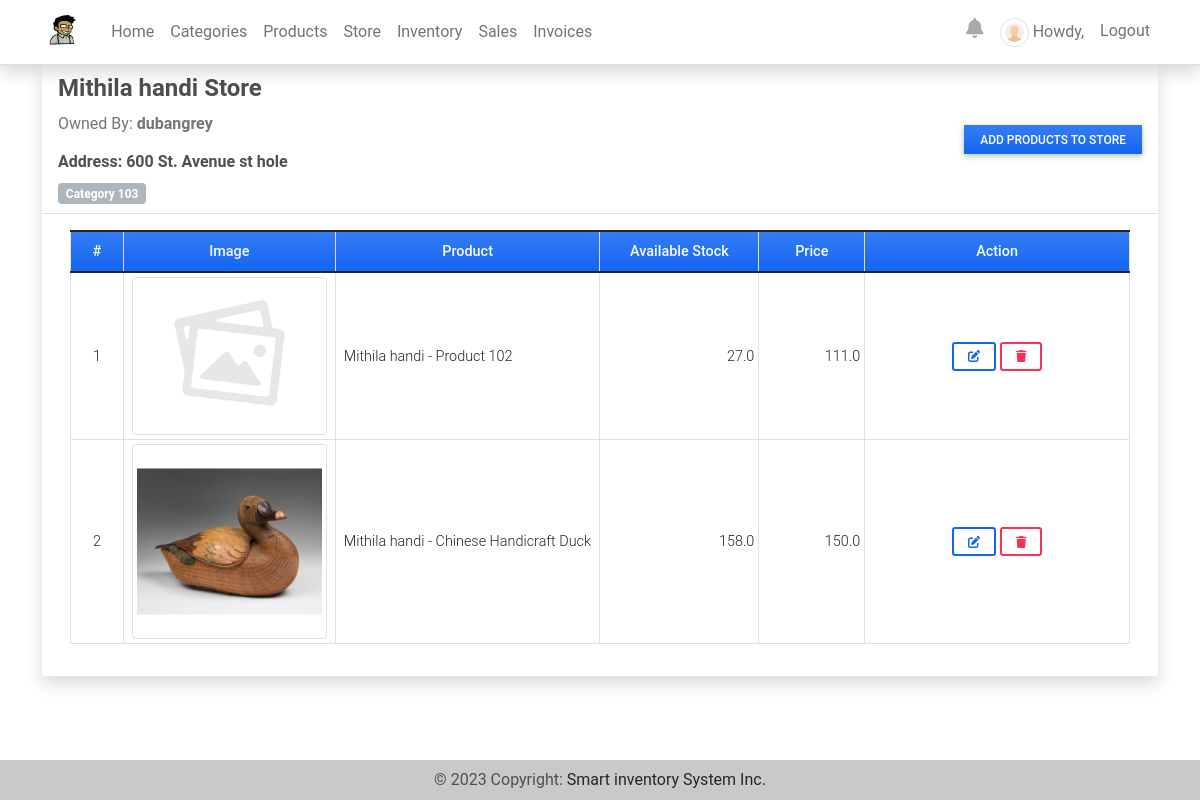
The page /store/1 (signed in) on the database its author committed.
### imsApp/models.py (models this page shows, shortened)
class Store(models.Model):
    name = models.CharField(max_length=250)
    address = models.TextField()
    category = models.ForeignKey(Category,on_delete=models.SET_NULL, null=True)
    products = models.ManyToManyField(Product, through='StoreProduct')
    date_created = models.DateTimeField(default=timezone.now)
    date_updated = models.DateTimeField(auto_now=True)
    owner = models.OneToOneField(User, default=1,on_delete=models.CASCADE ,blank=True, null=True)

class Category(models.Model):
    name = models.CharField(max_length=250)
    description = models.TextField()
    status = models.CharField(max_length=2, choices=(('1','Active'),('2','Inactive')), default=1)
    date_created = models.DateTimeField(default=timezone.now)
    date_updated = models.DateTimeField(auto_now=True)
    def __str__(self):
        return self.name

class StoreProduct(models.Model):
    store = models.ForeignKey(Store, on_delete=models.CASCADE)
    product = models.ForeignKey(Product, on_delete=models.CASCADE)
    stock = models.FloatField(default=0, blank=True, null=True)
    price = models.FloatField(default=0,blank=True, null=True)
    class Meta:
        unique_together = ["product","store"]
    def __str__(self):
        return f"{self.store.name} - {self.product.name}"

class Product(models.Model):
    code=models.CharField(max_length=100,blank=True, null=True)
    name=models.CharField(max_length=250,blank=True, null=True)
    description = models.TextField()
    price = models.FloatField(default=0)
    status = models.CharField(max_length=2, choices=(('1','Active'),('2','Inactive')), default=1)
    image = models.ImageField(upload_to='uploads/products/',default='default_product_image.png',blank=True, null=True)
    date_created = models.DateTimeField(default=timezone.now)
    date_updated = models.DateTimeField(auto_now=True)

### imsApp/views.py (the view, shortened to what this page needs)
# urls.py: path('store/<int:pk>',views.view_store,name='store-detail'),
@login_required
def view_store(request,pk=None):
    if not pk is None:
        store = get_object_or_404(Store, pk=pk)
    store_products = store.storeproduct_set.all()
    return render(request, 'view_store.html', {'page_title':"View Prodcuts to Store",'store': store, 'store_products': store_products})

### imsApp/templates/view_store.html (shortened to what this page needs)
{% extends 'base.html' %} {% load humanize %} {% block pageContent %}
<div class="col-lg-12 col-md-12 col-sm-12 col-xs-12">
    <div class="card card-default rounded-0 shadow ">
        <div class="card-header">
            <div class="d-flex w-100 align-items-center justify-content-between">
               <div>
                   <h4 class="card-title fw-bold">{{ store.name }} Store</h4>
                   <p class="text-muted font-weight-bold"><span class="font-weight-normal">Owned By:</span> {{ store.owner }}</p>
                   <div class="mt-1">
                       <h6 class="font-weight-bold">Address: {{ store.address }}</h5>
                   </div>
                   <span class="badge bg-secondary">{{ store.category }}</span>
               </div>
               {% if request.user.is_superuser %}
                <div>
                    <a class="btn btn-primary rounded-0 bg-gradient btn-sm" id='add_new'>Add Products to store</a>
                </div>
                {% endif %}
            </div>
        </div>
        <div class="card-body">
            <div class="container-fluid">
                <table class="table table-bordered" id="product-list">
                    <colgroup>
                        {% if request.user.is_superuser %}
                        <col width="5%">
                        <col width="20%">
                        <col width="25%">
                        <col width="15%">
                        <col width="10%">
                        <col width="25%">
                        {% else %}
                        <col width="5%">
                        <col width="20%">
                        <col width="30%">
                        <col width="30%">
                        <col width="15%">
                        {% endif %}
                    </colgroup>
                    <thead>
                        <tr class="bg-gradient bg-primary bg-opacity-50 text-light">
                            {% if request.user.is_superuser %}
                            <th class="px-1 py-2 text-center">#</th>
                            <th class="px-2 py-2 text-center">Image</th>
                            <th class="px-2 py-2 text-center">Product</th>
                            <th class="px-1 py-2 text-center">Available Stock</th>
                            <th class="px-1 py-2 text-center">Price</th>
                            <th class="px-2 py-2 text-center">Action</th>
                            {% else %}
                            <th class="px-1 py-2 text-center">#</th>
                            <th class="px-2 py-2 text-center">Image</th>
                            <th class="px-2 py-2 text-center">Product</th>
                            <th class="px-2 py-2 text-center">Available Stock</th>
                            <th class="px-2 py-2 text-center">Price</th>
                            {% endif %}
                        </tr>
                    </thead>
                    <tbody>
                        {% for product in store_products %}
                        <tr>
                            {% if request.user.is_superuser %}
                            <td class="px-1 py-1 align-middle text-center">{{ forloop.counter }}</td>
                            <td class="px-2 py-1 align-middle">
                                <img width="200" height="200" class="img img-thumbnail img-fluid view-js" src="{{ product.product.image.url }}" alt="{{ product }}">
                            </td>
                            <td class="px-2 py-1 align-middle">{{ product }}</td>
                            <td class="px-1 py-1 align-middle text-end">{{ product.stock }}</td>
                            <td class="px-1 py-1 align-middle text-end">{{ product.price }}</td>
                            <td class="px-2 py-1 align-middle text-center">
                                <a class="btn btn-outline-primary btn-sm edit-data" href="javascript:void(0)" data-id="{{ product.pk }}" title="Edit">
                                    <i class="fa fa-edit"></i>
                                </a>
                                <button class="btn btn-outline-danger btn-sm delete-data" type="button" data-id="{{ product.pk }}" title="Delete">
                                    <i class="fa fa-trash"></i>
                                </button>
                            </td>
                            {% endif %}
                        </tr>
                        {% endfor %}
                    </tbody>
                </table>
            </div>
        </div>
    </div>
</div>
{% endblock pageContent %}

### static/assets/default/css/style.css (style rules this page uses)
html, body { height: 100%; width: 100%; max-height: 100%; overflow: auto; display: flex; flex-direction: column; }
.bg-secondary { background-color: var(--bs-gray-500)!important; }

### rows shown on the page
Store: name "Mithila handi", owner "dubangrey", address "600 St. Avenue st hole", category "Category 103"
StoreProduct: product.image (placeholder picture), store+product "Mithila handi - Product 102", stock "27.0", price "111.0"
StoreProduct: product.image (picture), store+product "Mithila handi - Chinese Handicraft Duck", stock "158.0", price "150.0"
